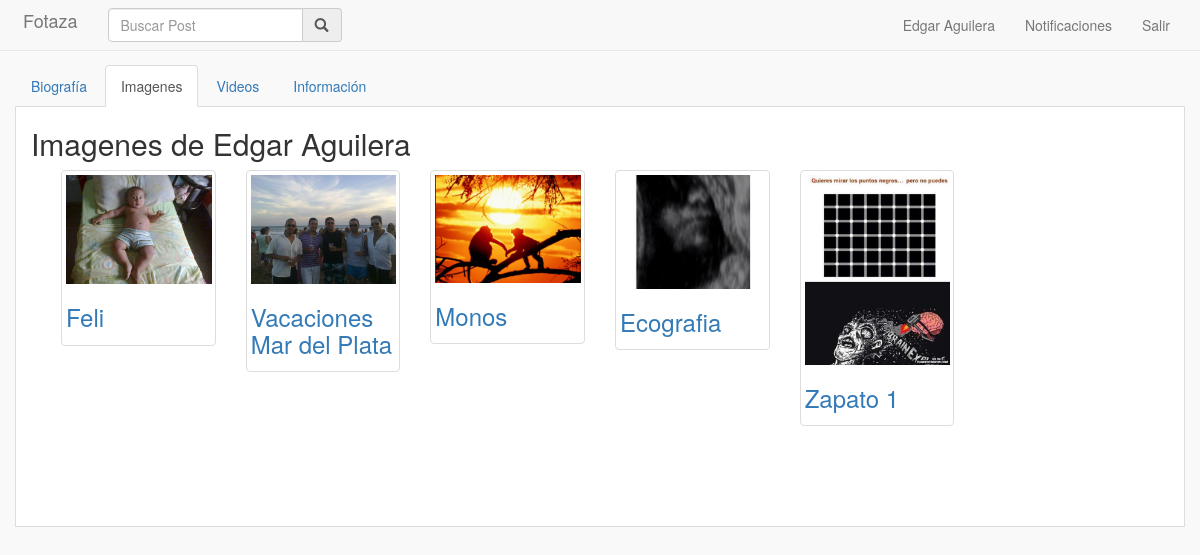
/GestorReqPrincipal/mostrarPosts/imagenes/1/2 (signed in), run on the app's committed database.
### tables this page shows
CREATE TABLE IF NOT EXISTS `usuario` (
  `U_ID` int(11) NOT NULL AUTO_INCREMENT,
  `U_Email` varchar(80) NOT NULL,
  `U_Password` varchar(40) NOT NULL,
  `U_Nombre` varchar(150) NOT NULL,
  `U_Apellido` varchar(150) NOT NULL,
  `U_Domicilio` varchar(150) DEFAULT NULL,
  `U_Activo` tinyint(1) NOT NULL,
  PRIMARY KEY (`U_ID`),
  UNIQUE KEY `U_Email` (`U_Email`)
);

CREATE TABLE IF NOT EXISTS `post` (
  `P_ID` int(11) NOT NULL AUTO_INCREMENT,
  `P_Titulo` varchar(150) NOT NULL,
  `P_Detalle` text NOT NULL,
  `P_Fecha` datetime NOT NULL,
  `P_Visibilidad` int(11) NOT NULL,
  `P_ID_Video` varchar(200) DEFAULT NULL,
  `U_ID_Publica` int(11) NOT NULL,
  PRIMARY KEY (`P_ID`),
  KEY `U_ID_Publica` (`U_ID_Publica`)
);

### models/GestionarSesion.php (called while the page is built, shortened)
<?php
class GestionarSesion
{
	public function obtenerUsuario($idUsuario)
	{
		$gestorUsuario = new GestorUsuario;
		$gestorUsuario->obtenerUsuario($idUsuario);
		return $gestorUsuario->getUsuario();
	}
}
?>

### libs/ORM.php (called while the page is built, shortened)
<?php
require "Database.php";
class ORM{
	public static $db;
	protected static $table;
	public static function getConnection(){
		self::$db = new Database(DB_TYPE,DB_HOST,DB_NAME,DB_USER,DB_PASS);
	}
	public static function cerrarConexion()
	{
		self::$db = null;
	}
	public static function where($field, $value){
		$sql = "SELECT * FROM ".static::$table." WHERE ".$field." = :".$field;
		$results = self::$db->select($sql, array(":".$field=>$value) );
		return $results;
	}
}
?>

### libs/Database.php (called while the page is built, shortened)
<?php
class Database extends PDO{
	public function select($sql, $array = array(), $fetchMode = PDO::FETCH_ASSOC){
		$sth = $this->prepare($sql);
		$sth->execute($array);
		return $sth->fetchAll($fetchMode);
	}
}
?>

### models/GestorUsuario.php (called while the page is built, shortened)
<?php
class GestorUsuario extends ORM
{
	private $usuario;
	public function obtenerUsuario($U_ID)
	{
        $data = self::where("U_ID", $U_ID);
        $this->usuario = new Usuario($data[0]["U_ID"], $data[0]["U_Email"], $data[0]["U_Password"], $data[0]["U_Nombre"], $data[0]["U_Apellido"], $data[0]["U_Domicilio"], $data[0]["U_Activo"]);
	}
	public function getUsuario(){
		return $this->usuario;
	}
}
?>

### models/Usuario.php (called while the page is built, shortened)
<?php
class Usuario
{
	private $U_Nombre;
	private $U_Apellido;
	private $U_Activo;
	function __construct($U_ID, $U_Email, $U_Password, $U_Nombre, $U_Apellido, $U_Domicilio = "", $U_Activo = 1)
	{
		$this->U_Nombre = $U_Nombre;
		$this->U_Apellido = $U_Apellido;
		$this->U_Activo = $U_Activo;
	}
	public function getNombreCompleto()
	{
		return $this->U_Nombre." ".$this->U_Apellido;
	}
	public function getEstadoCuenta()
	{
		return $this->U_Activo;
	}
}
?>

### libs/View.php (called while the page is built, shortened)
<?php
    class View{
        function render($controller,$view,$key=null,$value=null){
            $controller = get_class($controller);
            require './views/'.$controller.'/'.$view.'.php';
        }
    }
?>

### libs/Session.php (called while the page is built, shortened)
<?php
    Class Session{
        static function getValue($var){
            return $_SESSION[$var];
        }
        static function exist(){
            if(sizeof($_SESSION) > 0){
                return true;
            }else{
                return false;
            }
        }
    }
?>

### models/GestorComentario.php (called while the page is built, shortened)
<?php
class GestorComentario extends ORM
{
	public function obtenerComentarios($idPost)
	{
		$data = self::where("P_ID_Contiene", $idPost);
	}
}
?>

### models/GestionarPost.php (called while the page is built, shortened)
<?php
class GestionarPost
{
	public function listarPosts($limite, $idUsuario, $tipo)
	{
		$gestorPost = new GestorPost;
		$gestorEtiqueta = new GestorEtiqueta;
		$gestorComentario = new GestorComentario;
		$gestorPost->obtenerPosts($limite, $idUsuario, $tipo);
		$posts = $gestorPost->getPosts();
		if($posts!=NULL){
			foreach ($posts as $idPost => $post) {
				$gestorEtiqueta->obtenerEtiquetas($idPost);
				$posts[$idPost]->setEtiquetas($gestorEtiqueta->getEtiquetas());
				$gestorComentario->obtenerComentarios($idPost);
				$posts[$idPost]->setComentarios($gestorComentario->getComentarios());
			}
		}
		return $posts;
	}
}
?>

### models/Post.php (called while the page is built, shortened)
<?php
class Post
{
	private $P_ID;
	private $P_Titulo;
	function __construct($P_ID, $P_Titulo, $P_Detalle, $P_Fecha, $P_Visibilidad, $P_ID_Video, $U_ID_Publica)
	{
		$this->P_ID = $P_ID;
		$this->P_Titulo = $P_Titulo;
	}
	public function getID()
	{
		return $this->P_ID;
	}
	public function getTitulo()
	{
		return $this->P_Titulo;
	}
}
?>

### models/GestorPost.php (called while the page is built, shortened)
<?php
require '../../libs/ORM.php';
class GestorPost extends ORM
{
	protected static $table = "post";
	public function obtenerPosts($limite, $idUsuario, $tipo)
	{
		if($idUsuario!=NULL && $tipo=="videos"){
			$sql = "SELECT * FROM ".static::$table." WHERE U_ID_Publica = :U_ID_Publica AND P_ID_Video IS NOT NULL AND P_Visibilidad=1 ORDER BY P_Fecha DESC LIMIT ".$limite.",".PAGINACION.";";
			$posts = self::$db->select($sql, array(":U_ID_Publica"=>$idUsuario) );
		}elseif($idUsuario!=NULL && $tipo=="imagenes"){
			$sql = "SELECT * FROM ".static::$table." WHERE U_ID_Publica = :U_ID_Publica AND P_ID_Video IS NULL AND P_Visibilidad=1 ORDER BY P_Fecha DESC LIMIT ".$limite.",".PAGINACION.";";
			$posts = self::$db->select($sql, array(":U_ID_Publica"=>$idUsuario) );
		}elseif($limite == NULL && $tipo == NULL && $idUsuario!=NULL){
			$sql = "SELECT * FROM ".static::$table." WHERE U_ID_Publica = :U_ID_Publica AND P_Visibilidad=1;";
			$posts = self::$db->select($sql, array(':U_ID_Publica' => $idUsuario) );
		}else{
			$sql = "SELECT * FROM ".static::$table." WHERE P_Visibilidad=1 ORDER BY P_Fecha DESC LIMIT ".$limite.",".PAGINACION.";";
			$posts = self::$db->select($sql);
		}
	}
}
?>

### views/GestorReqPrincipal/imagenes.php (the view, shortened to what this page needs)
<?php
include "cabecera.php";
?>
	<div class="container">
		<div class="row">
			<?php
				if(Session::exist() && Session::getValue('U_ID') === $idUsuario){ ?>
					<div class="">
						<ul class="nav nav-tabs">
							<li role="presentation"><a href="<?php echo URL; ?>GestorReqPrincipal/mostrarPerfil/<?php echo $idUsuario; ?>">Biografía</a></li>
							<li role="presentation" class="active"><a href="">Imagenes</a></li>
							<li role="presentation"><a href="<?php echo URL; ?>GestorReqPrincipal/mostrarPosts/videos/1/<?php echo $idUsuario; ?>">Videos</a></li>
							<li role="presentation"><a href="<?php echo URL; ?>GestorReqPrincipal/mostrarInfoPerfil/<?php echo $idUsuario; ?>">Información</a></li>
						</ul>
					</div>
			<?php } ?>
			<div class="main col-xs-12">
				<?php
					$gestorReqPrincipal = new GestorReqPrincipal;
					$usuario = $gestorReqPrincipal->obtenerUsuario($idUsuario);
					echo '<h2>Imagenes de '. $usuario->getNombreCompleto() .'</h2>';
				?>
				<?php
				if($publicaciones!=NULL){
					echo '<ul class="productos col-md-12">';
					foreach ($publicaciones as $publicacion) {
						echo '<li class="col-xs-12 col-sm-4 col-md-3 col-lg-2">
								<a href="'.URL.'GestorReqPrincipal/mostrarPost/'.$publicacion->getID().'" class="thumbnail">
								<div class="producto">
								<figure class="row">
			                        <div class="imagen col-xs-4 col-sm-3 col-md-10 galeria">
			                       		<div class="sombra"><img src="'.URL.'publicaciones/'.$publicacion->getID().'.jpg" class="img-responsive" /></div>
			                   		</div>
			                        <figcaption class="col-xs-3 col-sm-5 col-md-10 galeria">
			                            <h3>'.$publicacion->getTitulo().'</h3>
			                        </figcaption>
			                    </figure>
			                    </div>
			                    </a>
			                </li>';
					}
					echo '</ul>';
				}else{?>
					<div class="alert alert-info" role="alert">
						<p>No tiene publicaciones de imagenes</p>
					</div>
				<?php }
				?>
				<nav>
				</nav>
			</div>
		</div>
	</div>
</body>
</html>

### index.php (shortened to what this page needs)
<?php
    $url = (isset($_GET["url"])) ? $_GET["url"] : "GestorReqPrincipal/mostrarPosts/posts/1";
    $url = explode("/", $url);
    if(isset($url[0])){$controller = $url[0];}
    if(isset($url[1])){ if($url[1] != ''){ $method = $url[1];} }
    if(isset($url[2])){ if($url[2] != ''){ $params1 = $url[2];} }
    if(isset($url[3])){ if($url[3] != ''){ $params2 = $url[3];} }
    if(isset($url[4])){ if($url[4] != ''){ $params3 = $url[4];} }
    $path = './controllers/'.$controller.'.php';
    if(file_exists($path)){
        $controller = new $controller();
        if(isset($method)){
            if(method_exists($controller, $method)){
                if(isset($params9)){
                    $controller->{$method}($params1, $params2, $params3, $params4, $params5, $params6, $params7, $params8, $params9);
                }elseif(isset($params8)){
                    $controller->{$method}($params1, $params2, $params3, $params4, $params5, $params6, $params7, $params8);
                }elseif(isset($params7)){
                    $controller->{$method}($params1, $params2, $params3, $params4, $params5, $params6, $params7);
                }elseif(isset($params6)){
                    $controller->{$method}($params1, $params2, $params3, $params4, $params5, $params6);
                }elseif(isset($params5)){
                    $controller->{$method}($params1, $params2, $params3, $params4, $params5);
                }elseif(isset($params4)){
                     $controller->{$method}($params1, $params2, $params3, $params4);
                }elseif(isset($params3)){
                    $controller->{$method}($params1, $params2, $params3);
                }elseif(isset($params2)){
                    $controller->{$method}($params1, $params2);
                }elseif(isset($params1)){
                    $controller->{$method}($params1);
                }else{
                    $controller->{$method}();
                }
            }
        }else{
            $controller->index();
        }
    }else{
        echo 'Error';
    }
?>

### controllers/GestorReqPrincipal.php (shortened to what this page needs)
<?php
class GestorReqPrincipal extends Controller
{
    public function obtenerUsuario($idUsuario)
    {
        $gestionarSesion = new GestionarSesion;
        return $gestionarSesion->obtenerUsuario($idUsuario);
    }
    public function listarPosts($limite, $idUsuario=NULL, $tipo=NULL)
    {
        $gestionarPost = new GestionarPost;
        return $gestionarPost->listarPosts($limite, $idUsuario, $tipo);
    }
    public function obtenerCantPaginas($idUsuario=NULL, $tipoPost=NULL)
    {
        $gestionarPost = new GestionarPost;
        return $gestionarPost->cantidadPaginas($idUsuario, $tipoPost);
    }
    public function mostrarPosts($pagina, $numPagina, $idUsuario=NULL)
    {
        $totalPaginas = $this->obtenerCantPaginas($idUsuario, $pagina);
        $inicio = ($numPagina - 1) * PAGINACION;
        if($pagina=='posts'){
            $this->view->render($this, $pagina, array('publicaciones'=>$this->listarPosts($inicio), "pagina"=>$pagina, "totalPaginas"=>$totalPaginas, "numPagina"=>$numPagina) );
        }else{
            $usuario = $this->obtenerUsuario($idUsuario);
            if($usuario->getEstadoCuenta()==1){
                $this->view->render($this, $pagina, array("publicaciones"=>$this->listarPosts($inicio, $idUsuario, $pagina), "pagina"=>$pagina, "idUsuario"=>$idUsuario, "totalPaginas"=>$totalPaginas, "numPagina"=>$numPagina) );
            }else{
                $this->view->render($this, 'error', 'tipoError', '¡La cuenta del usuario '. $usuario->getNombreCompleto() .' fue eliminada!');
            }
        }
    }
}
?>

### views/GestorReqPrincipal/cabecera.php (shortened to what this page needs)
<!DOCTYPE html>
<html>
<head>
	<link rel="stylesheet" href="<?php echo URL; ?>public/css/bootstrap.min.css">
	<link rel="stylesheet" type="text/css" href="<?php echo URL; ?>public/css/base.css">
</head>
<body>
	<div class="container">
		<header>
			<nav class="navbar navbar-default navbar-fixed-top">
		        <div class="container">
		          <div class="navbar-header">
		            <a href="<?php echo URL; ?>GestorReqPrincipal/mostrarPosts/posts/1" class="navbar-brand">
		            	Fotaza
		            </a>
		            <form action="" id="form_busqueda" class="alinearBarraVerticalmente navbar-form navbar-left" role="search">
		              <div class="form-group">
		                <div class="input-group">
		                	<input type="text" class="form-control" placeholder="Buscar Post" id="buscar">
		                  	<span class="input-group-addon glyphicon glyphicon-search" aria-hidden="true"></span>
		                </div>
		              </div>
		            </form>
		          </div>
		          <div class="collapse navbar-collapse" id="navbar-1">
		            <ul class="nav navbar-nav navbar-right">
		              <?php
		              		if(Session::exist()){
		              			if(isset($_GET['url']) && ($_GET['url']==='GestorReqPrincipal/mostrarPerfil/'.Session::getValue('U_ID') || $_GET['url']==='GestorReqPrincipal/mostrarInfoPerfil/'.Session::getValue('U_ID')) ){
		              				echo '<li class="active"><a href="'.URL.'GestorReqPrincipal/mostrarPerfil/'.Session::getValue('U_ID').'">'.Session::getValue('U_NOMBRE').'</a></li>';
		              			}elseif(Session::getValue('U_ID') == 1){
		              			}else{
		              				echo '<li><a href="'.URL.'GestorReqPrincipal/mostrarPerfil/'.Session::getValue('U_ID').'">'.Session::getValue('U_NOMBRE').'</a></li>';
		              			}
		              			if(isset($_GET['url']) && $_GET['url']==='GestorReqPrincipal/mostrarNotificacion/'.Session::getValue('U_ID') ) {
		              				echo '<li class="active"><a href="'.URL.'GestorReqPrincipal/mostrarNotificacion/'.Session::getValue('U_ID').'">Notificaciones</a></li>';
		              			}
		              			elseif(isset($_GET['url']) && $_GET['url']==='GestorReqPrincipal/mostrarPanelControl'){
		              				echo '<li class="active"><a href="'.URL.'GestorReqPrincipal/mostrarPanelControl">Notificaciones</a></li>';
		              			}
		              			elseif(Session::getValue('U_ID') == 1){
		              				echo '<li><a href="'.URL.'GestorReqPrincipal/mostrarPanelControl">Notificaciones</a></li>';
		              			}
		              			else{
		              				echo '<li><a href="'.URL.'GestorReqPrincipal/mostrarNotificacion/'.Session::getValue('U_ID').'">Notificaciones</a></li>';
		              			}
		              			echo '<li><a href="'.URL.'GestorReqPrincipal/destruirSession">Salir</a></li>';
		              		}
		              		else{
		              			if(isset($_GET['url']) && $_GET['url']==='GestorReqPrincipal/mostrarLogin'){
			              			echo '<li class="active"><a href="'.URL.'GestorReqPrincipal/mostrarLogin">Iniciar Sesión</a></li>';
		              			}else{
		              				echo '<li><a href="'.URL.'GestorReqPrincipal/mostrarLogin">Iniciar Sesión</a></li>';
		              			}
		              		}
		              ?>
		            </ul>
		          </div>
		        </div>
		    </nav>
		</header>
	</div>

### public/css/base.css (style rules this page uses)
ul { list-style-position:inside; }
ul li { list-style-type:none; }
ul li a { text-decoration:none; }
body { padding-top: 65px; background-color: #f9f9f9; }
.main nav { text-align: center; }
.galeria { box-sizing:content-box; webkit-box-sizing:content-box; }
.main { background-color: white; border-bottom: 1px solid #ddd; border-left: 1px solid #ddd; border-right: 1px solid #ddd; }
.alinearBarraVerticalmente { margin-bottom: 0px; }
.navbar { margin-bottom: 0px; }
.navbar-brand { padding-top: 10px; padding-left: 8px; }
.glyphicon { top:0px; }
.main { min-height: 30em; }

### data on the page
usuario: $usuario->getNombreCompleto() "Edgar Aguilera"
post: shows a picture, P_Titulo "Feli"
post: shows a picture, P_Titulo "Vacaciones Mar del Plata"
post: shows a picture, P_Titulo "Monos"
post: shows a picture, P_Titulo "Ecografia"
post: shows a picture, P_Titulo "Zapato 1"

### other printed values
Session::getValue('U_NOMBRE') "Edgar Aguilera"
